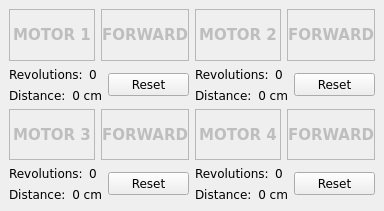
   <widget class="QDockWidget" name="dockOdometrie" >
    <property name="geometry" >
     <rect>
      <x>1060</x>
      <y>10</y>
      <width>384</width>
      <height>211</height>
     </rect>
    </property>
    <property name="allowedAreas" >
     <set>Qt::AllDockWidgetAreas</set>
    </property>
    <property name="windowTitle" >
     <string>Odometrie</string>
    </property>
    <widget class="QWidget" name="dockWidgetContents_10" >
     <layout class="QGridLayout" name="gridLayout_2" >
      <item row="0" column="0" >
       <layout class="QVBoxLayout" name="name8" >
        <item>
         <layout class="QHBoxLayout" name="_11" >
          <item>
           <widget class="QLabel" name="lblPower1" >
            <property name="enabled" >
             <bool>false</bool>
            </property>
            <property name="sizePolicy" >
             <sizepolicy vsizetype="Minimum" hsizetype="Preferred" >
              <horstretch>0</horstretch>
              <verstretch>31</verstretch>
             </sizepolicy>
            </property>
            <property name="font" >
             <font>
              <family>Verdana</family>
              <pointsize>11</pointsize>
              <weight>75</weight>
              <italic>false</italic>
              <bold>true</bold>
              <underline>false</underline>
              <strikeout>false</strikeout>
             </font>
            </property>
            <property name="cursor" >
             <cursorShape>PointingHandCursor</cursorShape>
            </property>
            <property name="autoFillBackground" >
             <bool>true</bool>
            </property>
            <property name="frameShape" >
             <enum>QFrame::StyledPanel</enum>
            </property>
            <property name="frameShadow" >
             <enum>QFrame::Raised</enum>
            </property>
            <property name="text" >
             <string>MOTOR 1</string>
            </property>
            <property name="alignment" >
             <set>Qt::AlignCenter</set>
            </property>
           </widget>
          </item>
          <item>
           <widget class="QLabel" name="lblDirection1" >
            <property name="enabled" >
             <bool>false</bool>
            </property>
            <property name="sizePolicy" >
             <sizepolicy vsizetype="Minimum" hsizetype="Preferred" >
              <horstretch>0</horstretch>
              <verstretch>31</verstretch>
             </sizepolicy>
            </property>
            <property name="font" >
             <font>
              <family>Verdana</family>
              <pointsize>11</pointsize>
              <weight>75</weight>
              <italic>false</italic>
              <bold>true</bold>
              <underline>false</underline>
              <strikeout>false</strikeout>
             </font>
            </property>
            <property name="autoFillBackground" >
             <bool>true</bool>
            </property>
            <property name="frameShape" >
             <enum>QFrame::StyledPanel</enum>
            </property>
            <property name="frameShadow" >
             <enum>QFrame::Raised</enum>
            </property>
            <property name="text" >
             <string>FORWARD</string>
            </property>
            <property name="alignment" >
             <set>Qt::AlignCenter</set>
            </property>
            <property name="wordWrap" >
             <bool>true</bool>
            </property>
           </widget>
          </item>
         </layout>
        </item>
        <item>
         <layout class="QHBoxLayout" name="name7" >
          <item>
           <layout class="QVBoxLayout" name="_9" >
            <item>
             <layout class="QHBoxLayout" name="_10" >
              <item>
               <widget class="QLabel" name="textLabel1_2" >
                <property name="font" >
                 <font>
                  <family>Verdana</family>
                 </font>
                </property>
                <property name="text" >
                 <string>Revolutions:</string>
                </property>
               </widget>
              </item>
              <item>
               <widget class="QLabel" name="labelRevolutions1" >
                <property name="font" >
                 <font>
                  <family>Verdana</family>
                 </font>
                </property>
                <property name="layoutDirection" >
                 <enum>Qt::RightToLeft</enum>
                </property>
                <property name="text" >
                 <string>0</string>
                </property>
               </widget>
              </item>
             </layout>
            </item>
            <item>
             <layout class="QHBoxLayout" name="_8" >
              <item>
               <widget class="QLabel" name="textLabel1" >
                <property name="font" >
                 <font>
                  <family>Verdana</family>
                 </font>
                </property>
                <property name="text" >
                 <string>Distance:</string>
                </property>
               </widget>
              </item>
              <item>
               <widget class="QLabel" name="labelDrivenDistance1" >
                <property name="font" >
                 <font>
                  <family>Verdana</family>
                 </font>
                </property>
                <property name="text" >
                 <string>0 cm</string>
                </property>
                <property name="alignment" >
                 <set>Qt::AlignRight|Qt::AlignTrailing|Qt::AlignVCenter</set>
                </property>
               </widget>
              </item>
             </layout>
            </item>
           </layout>
          </item>
          <item>
           <widget class="QPushButton" name="btnResetMovement1" >
            <property name="font" >
             <font>
              <family>Verdana</family>
             </font>
            </property>
            <property name="text" >
             <string>Reset</string>
            </property>
           </widget>
          </item>
         </layout>
        </item>
       </layout>
      </item>
      <item row="0" column="1" >
       <layout class="QVBoxLayout" name="name9" >
        <item>
         <layout class="QHBoxLayout" name="_7" >
          <item>
           <widget class="QLabel" name="lblPower2" >
            <property name="enabled" >
             <bool>false</bool>
            </property>
            <property name="font" >
             <font>
              <family>Verdana</family>
              <pointsize>11</pointsize>
              <weight>75</weight>
              <italic>false</italic>
              <bold>true</bold>
              <underline>false</underline>
              <strikeout>false</strikeout>
             </font>
            </property>
            <property name="autoFillBackground" >
             <bool>true</bool>
            </property>
            <property name="frameShape" >
             <enum>QFrame::StyledPanel</enum>
            </property>
            <property name="frameShadow" >
             <enum>QFrame::Raised</enum>
            </property>
            <property name="text" >
             <string>MOTOR 2</string>
            </property>
            <property name="alignment" >
             <set>Qt::AlignCenter</set>
            </property>
           </widget>
          </item>
          <item>
           <widget class="QLabel" name="lblDirection2" >
            <property name="enabled" >
             <bool>false</bool>
            </property>
            <property name="font" >
             <font>
              <family>Verdana</family>
              <pointsize>11</pointsize>
              <weight>75</weight>
              <italic>false</italic>
              <bold>true</bold>
              <underline>false</underline>
              <strikeout>false</strikeout>
             </font>
            </property>
            <property name="autoFillBackground" >
             <bool>true</bool>
            </property>
            <property name="frameShape" >
             <enum>QFrame::StyledPanel</enum>
            </property>
            <property name="frameShadow" >
             <enum>QFrame::Raised</enum>
            </property>
            <property name="text" >
             <string>FORWARD</string>
            </property>
            <property name="alignment" >
             <set>Qt::AlignCenter</set>
            </property>
            <property name="wordWrap" >
             <bool>true</bool>
            </property>
           </widget>
          </item>
         </layout>
        </item>
        <item>
         <layout class="QHBoxLayout" name="name6" >
          <item>
           <layout class="QVBoxLayout" name="_6" >
            <item>
             <layout class="QHBoxLayout" name="_5" >
              <item>
               <widget class="QLabel" name="textLabel2_7" >
                <property name="font" >
                 <font>
                  <family>Verdana</family>
                 </font>
                </property>
                <property name="text" >
                 <string>Revolutions:</string>
                </property>
               </widget>
              </item>
              <item>
               <widget class="QLabel" name="labelRevolutions2" >
                <property name="font" >
                 <font>
                  <family>Verdana</family>
                 </font>
                </property>
                <property name="layoutDirection" >
                 <enum>Qt::RightToLeft</enum>
                </property>
                <property name="text" >
                 <string>0</string>
                </property>
               </widget>
              </item>
             </layout>
            </item>
            <item>
             <layout class="QHBoxLayout" name="_4" >
              <item>
               <widget class="QLabel" name="textLabel2_6" >
                <property name="font" >
                 <font>
                  <family>Verdana</family>
                 </font>
                </property>
                <property name="text" >
                 <string>Distance:</string>
                </property>
               </widget>
              </item>
              <item>
               <widget class="QLabel" name="labelDrivenDistance2" >
                <property name="font" >
                 <font>
                  <family>Verdana</family>
                 </font>
                </property>
                <property name="text" >
                 <string>0 cm</string>
                </property>
                <property name="alignment" >
                 <set>Qt::AlignRight|Qt::AlignTrailing|Qt::AlignVCenter</set>
                </property>
               </widget>
              </item>
             </layout>
            </item>
           </layout>
          </item>
          <item>
           <widget class="QPushButton" name="btnResetMovement2" >
            <property name="font" >
             <font>
              <family>Verdana</family>
             </font>
            </property>
            <property name="text" >
             <string>Reset</string>
            </property>
           </widget>
          </item>
         </layout>
        </item>
       </layout>
      </item>
      <item row="1" column="0" >
       <layout class="QVBoxLayout" name="name10" >
        <item>
         <layout class="QHBoxLayout" name="_3" >
          <item>
           <widget class="QLabel" name="lblPower3" >
            <property name="enabled" >
             <bool>false</bool>
            </property>
            <property name="sizePolicy" >
             <sizepolicy vsizetype="Minimum" hsizetype="Preferred" >
              <horstretch>0</horstretch>
              <verstretch>0</verstretch>
             </sizepolicy>
            </property>
            <property name="font" >
             <font>
              <family>Verdana</family>
              <pointsize>11</pointsize>
              <weight>75</weight>
              <italic>false</italic>
              <bold>true</bold>
              <underline>false</underline>
              <strikeout>false</strikeout>
             </font>
            </property>
            <property name="autoFillBackground" >
             <bool>true</bool>
            </property>
            <property name="frameShape" >
             <enum>QFrame::StyledPanel</enum>
            </property>
            <property name="frameShadow" >
             <enum>QFrame::Raised</enum>
            </property>
            <property name="text" >
             <string>MOTOR 3</string>
            </property>
            <property name="alignment" >
             <set>Qt::AlignCenter</set>
            </property>
           </widget>
          </item>
          <item>
           <widget class="QLabel" name="lblDirection3" >
            <property name="enabled" >
             <bool>false</bool>
            </property>
            <property name="sizePolicy" >
             <sizepolicy vsizetype="Minimum" hsizetype="Preferred" >
              <horstretch>0</horstretch>
              <verstretch>0</verstretch>
             </sizepolicy>
            </property>
            <property name="font" >
             <font>
              <family>Verdana</family>
              <pointsize>11</pointsize>
              <weight>75</weight>
              <italic>false</italic>
              <bold>true</bold>
              <underline>false</underline>
              <strikeout>false</strikeout>
             </font>
            </property>
            <property name="autoFillBackground" >
             <bool>true</bool>
            </property>
            <property name="frameShape" >
             <enum>QFrame::StyledPanel</enum>
            </property>
            <property name="frameShadow" >
             <enum>QFrame::Raised</enum>
            </property>
            <property name="text" >
             <string>FORWARD</string>
            </property>
            <property name="alignment" >
             <set>Qt::AlignCenter</set>
            </property>
            <property name="wordWrap" >
             <bool>true</bool>
            </property>
           </widget>
          </item>
         </layout>
        </item>
        <item>
         <layout class="QHBoxLayout" name="name4" >
          <item>
           <layout class="QVBoxLayout" name="_2" >
            <item>
             <layout class="QHBoxLayout" name="_1" >
              <item>
               <widget class="QLabel" name="textLabel1_3" >
                <property name="font" >
                 <font>
                  <family>Verdana</family>
                 </font>
                </property>
                <property name="text" >
                 <string>Revolutions:</string>
                </property>
               </widget>
              </item>
              <item>
               <widget class="QLabel" name="labelRevolutions1_2" >
                <property name="font" >
                 <font>
                  <family>Verdana</family>
                 </font>
                </property>
                <property name="layoutDirection" >
                 <enum>Qt::RightToLeft</enum>
                </property>
                <property name="text" >
                 <string>0</string>
                </property>
               </widget>
              </item>
             </layout>
            </item>
            <item>
             <layout class="QHBoxLayout" name="_0" >
              <item>
               <widget class="QLabel" name="textLabel1_4" >
                <property name="font" >
                 <font>
                  <family>Verdana</family>
                 </font>
                </property>
                <property name="text" >
                 <string>Distance:</string>
                </property>
               </widget>
              </item>
              <item>
               <widget class="QLabel" name="labelDrivenDistance1_2" >
                <property name="font" >
                 <font>
                  <family>Verdana</family>
                 </font>
                </property>
                <property name="text" >
                 <string>0 cm</string>
                </property>
                <property name="alignment" >
                 <set>Qt::AlignRight|Qt::AlignTrailing|Qt::AlignVCenter</set>
                </property>
               </widget>
              </item>
             </layout>
            </item>
           </layout>
          </item>
          <item>
           <widget class="QPushButton" name="btnResetMovement1_2" >
            <property name="font" >
             <font>
              <family>Verdana</family>
             </font>
            </property>
            <property name="text" >
             <string>Reset</string>
            </property>
           </widget>
          </item>
         </layout>
        </item>
       </layout>
      </item>
      <item row="1" column="1" >
       <layout class="QVBoxLayout" name="name11" >
        <item>
         <layout class="QHBoxLayout" name="_15" >
          <item>
           <widget class="QLabel" name="lblPower4" >
            <property name="enabled" >
             <bool>false</bool>
            </property>
            <property name="sizePolicy" >
             <sizepolicy vsizetype="Minimum" hsizetype="Preferred" >
              <horstretch>0</horstretch>
              <verstretch>0</verstretch>
             </sizepolicy>
            </property>
            <property name="font" >
             <font>
              <family>Verdana</family>
              <pointsize>11</pointsize>
              <weight>75</weight>
              <italic>false</italic>
              <bold>true</bold>
              <underline>false</underline>
              <strikeout>false</strikeout>
             </font>
            </property>
            <property name="autoFillBackground" >
             <bool>true</bool>
            </property>
            <property name="frameShape" >
             <enum>QFrame::StyledPanel</enum>
            </property>
            <property name="frameShadow" >
             <enum>QFrame::Raised</enum>
            </property>
            <property name="text" >
             <string>MOTOR 4</string>
            </property>
            <property name="alignment" >
             <set>Qt::AlignCenter</set>
            </property>
           </widget>
          </item>
          <item>
           <widget class="QLabel" name="lblDirection4" >
            <property name="enabled" >
             <bool>false</bool>
            </property>
            <property name="sizePolicy" >
             <sizepolicy vsizetype="Minimum" hsizetype="Preferred" >
              <horstretch>0</horstretch>
              <verstretch>0</verstretch>
             </sizepolicy>
            </property>
            <property name="font" >
             <font>
              <family>Verdana</family>
              <pointsize>11</pointsize>
              <weight>75</weight>
              <italic>false</italic>
              <bold>true</bold>
              <underline>false</underline>
              <strikeout>false</strikeout>
             </font>
            </property>
            <property name="autoFillBackground" >
             <bool>true</bool>
            </property>
            <property name="frameShape" >
             <enum>QFrame::StyledPanel</enum>
            </property>
            <property name="frameShadow" >
             <enum>QFrame::Raised</enum>
            </property>
            <property name="text" >
             <string>FORWARD</string>
            </property>
            <property name="alignment" >
             <set>Qt::AlignCenter</set>
            </property>
            <property name="wordWrap" >
             <bool>true</bool>
            </property>
           </widget>
          </item>
         </layout>
        </item>
        <item>
         <layout class="QHBoxLayout" name="name5" >
          <item>
           <layout class="QVBoxLayout" name="_12" >
            <item>
             <layout class="QHBoxLayout" name="_14" >
              <item>
               <widget class="QLabel" name="textLabel1_5" >
                <property name="font" >
                 <font>
                  <family>Verdana</family>
                 </font>
                </property>
                <property name="text" >
                 <string>Revolutions:</string>
                </property>
               </widget>
              </item>
              <item>
               <widget class="QLabel" name="labelRevolutions1_3" >
                <property name="font" >
                 <font>
                  <family>Verdana</family>
                 </font>
                </property>
                <property name="layoutDirection" >
                 <enum>Qt::RightToLeft</enum>
                </property>
                <property name="text" >
                 <string>0</string>
                </property>
               </widget>
              </item>
             </layout>
            </item>
            <item>
             <layout class="QHBoxLayout" name="_13" >
              <item>
               <widget class="QLabel" name="textLabel1_6" >
                <property name="font" >
                 <font>
                  <family>Verdana</family>
                 </font>
                </property>
                <property name="text" >
                 <string>Distance:</string>
                </property>
               </widget>
              </item>
              <item>
               <widget class="QLabel" name="labelDrivenDistance1_3" >
                <property name="font" >
                 <font>
                  <family>Verdana</family>
                 </font>
                </property>
                <property name="text" >
                 <string>0 cm</string>
                </property>
                <property name="alignment" >
                 <set>Qt::AlignRight|Qt::AlignTrailing|Qt::AlignVCenter</set>
                </property>
               </widget>
              </item>
             </layout>
            </item>
           </layout>
          </item>
          <item>
           <widget class="QPushButton" name="btnResetMovement1_3" >
            <property name="font" >
             <font>
              <family>Verdana</family>
             </font>
            </property>
            <property name="text" >
             <string>Reset</string>
            </property>
           </widget>
          </item>
         </layout>
        </item>
       </layout>
      </item>
     </layout>
    </widget>
   </widget>
